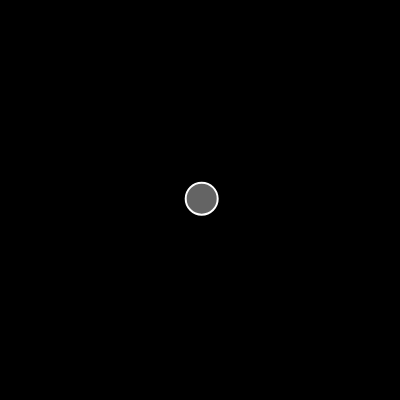
Frame 1 (no input)
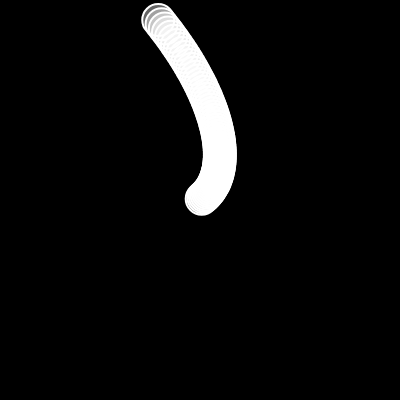
Frame 60 (no input)
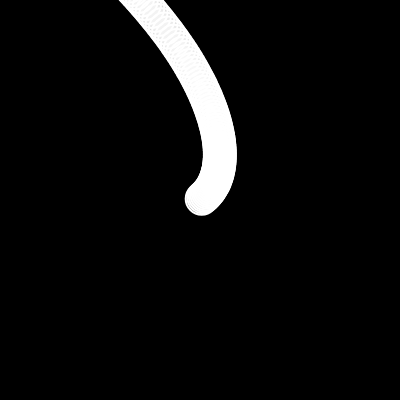
Frame 120 (the mouse pressed at the canvas centre since frame 60)

The p5.js sketch that drew these frames (run headless with seeded random() and noise() and a simulated clock; from frame 60 on, the mouse is pressed at the canvas centre):

// p5.js sketch
// ── sketch.js
let mover;

function setup() {
	createCanvas(400, 400);
	mover = new Mover(200, 200);
	background(0);
}

function draw() {
	mover.update();
	mover.show();
}

// ── Mover.js
class Mover {
	constructor(x, y) {
		this.pos = createVector(x, y);
		this.vel = p5.Vector.random2D();
		this.vel.mult(random(3));
		// Force = Manitude * Acceleration
		// this.acc = p5.Vector.random2D();
		// this.acc.setMag(0.01);
	}

	update() {
		let mouse = createVector(mouseX, mouseY);
		this.acc = p5.Vector.sub(mouse, this.pos);
		this.acc.setMag(0.1);
		//this.acc = p5.Vector.random2D();
		//this.acc.setMag(0.01);
		this.vel.add(this.acc);

		// nomalize와 달리 Magnitude가 Limit보다 작을 경우 그대로 보여줌
		//this.vel.limit(2);
		this.pos.add(this.vel);
	}

	show() {
		stroke(255);
		strokeWeight(2);
		fill(255, 100);
		ellipse(this.pos.x, this.pos.y, 32);
	}
}
